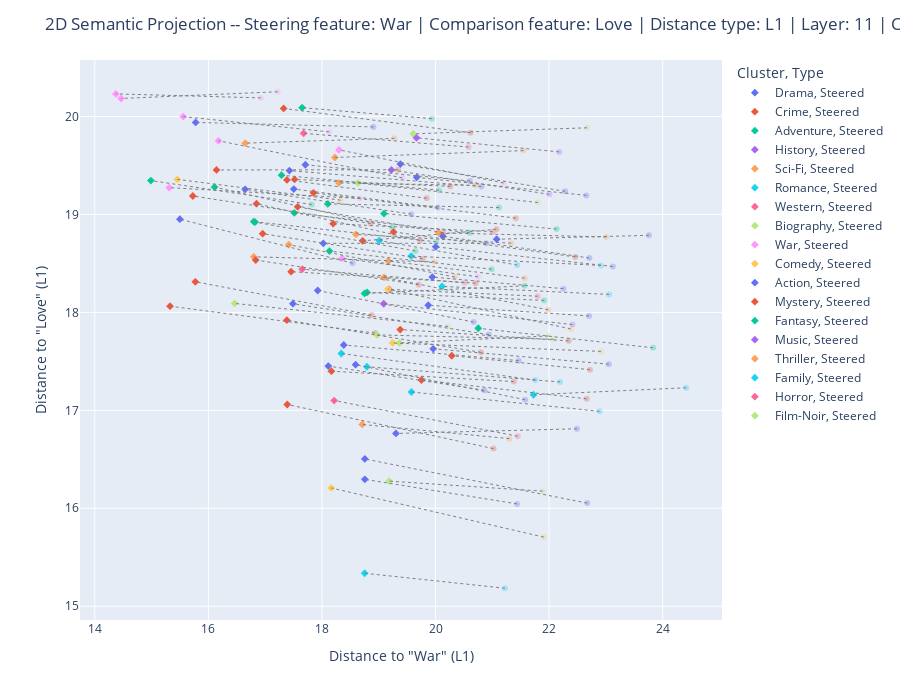

Source (notebook cell):
### Markdown cell above
In `plot_2D_distance_projection` the x- and y- axes are vectors.  
The x-axis is the steering vector, and the y-axis is another given feature-embedding vector, here called the *comparison vector*

Input parameters are the same as the plot above, except now the `print_difference` measures the euclidian distance between the points on the 2D plane to find the most and least changed embeddings.

### Code cell
layer_to_steer = 11
steering_coefficient = 1
normalize = True

steering_feature = "War"
comparison_feature = "Love"

steering_vector = import_steering_vector_from_pkl('steering_vector.pkl', layer_to_steer=layer_to_steer, feature_name=steering_feature)
comparison_vector = import_steering_vector_from_pkl('steering_vector.pkl', layer_to_steer=layer_to_steer, feature_name=comparison_feature)

plot_2D_distance_projection(model, encoded_input,
                            original_embeddings,
                            all_texts_data,
                            steering_vector,
                            comparison_vector,
                            layer_to_steer,
                            steering_coefficient,
                            steering_feature,
                            comparison_feature,
                            text_range=(0,100),
                            type="l1",
                            normalize=normalize,
                            print_differences=True)
